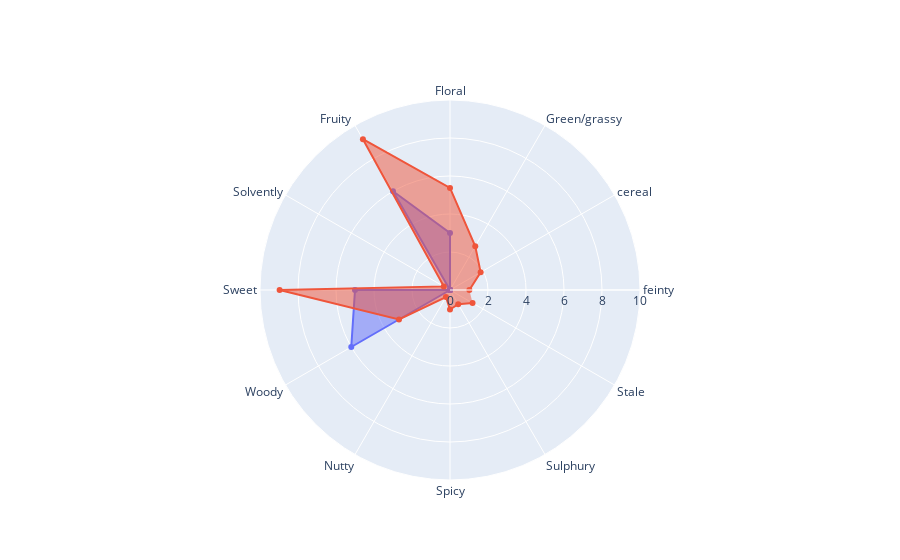

The notebook cell this image was saved under:
### Code cell
panelist_scores_000879 =[0,0,0,3,6,0,5,6,0,0,0,0,0]
compare_profiles(OSA_plotting_000879, panelist_scores_000879)

### Figure 1 — Plotly figure (JSON) as saved in the notebook; plotly's stock layout.template omitted (floating-point values rounded to 4 significant figures)
{"data": [{"fill": "toself", "name": "panelist", "r": [0, 0, 0, 3, 6, 0, 5, 6, 0, 0, 0, 0, 0], "theta": ["feinty", "cereal", "Green/grassy", "Floral", "Fruity ", "Solvently", "Sweet", "Woody", "Nutty", "Spicy", "Sulphury", "Stale"], "type": "scatterpolar"}, {"fill": "toself", "name": "MS_prediction", "r": [1.02, 1.862, 2.66, 5.373, 9.166, 0.38, 8.968, 3.099, 0.429, 1.026, 0.8636, 1.37], "theta": ["feinty", "cereal", "Green/grassy", "Floral", "Fruity ", "Solvently", "Sweet", "Woody", "Nutty", "Spicy", "Sulphury", "Stale"], "type": "scatterpolar"}], "layout": {"polar": {"radialaxis": {"range": [0, 10], "visible": true}}, "showlegend": false}}
